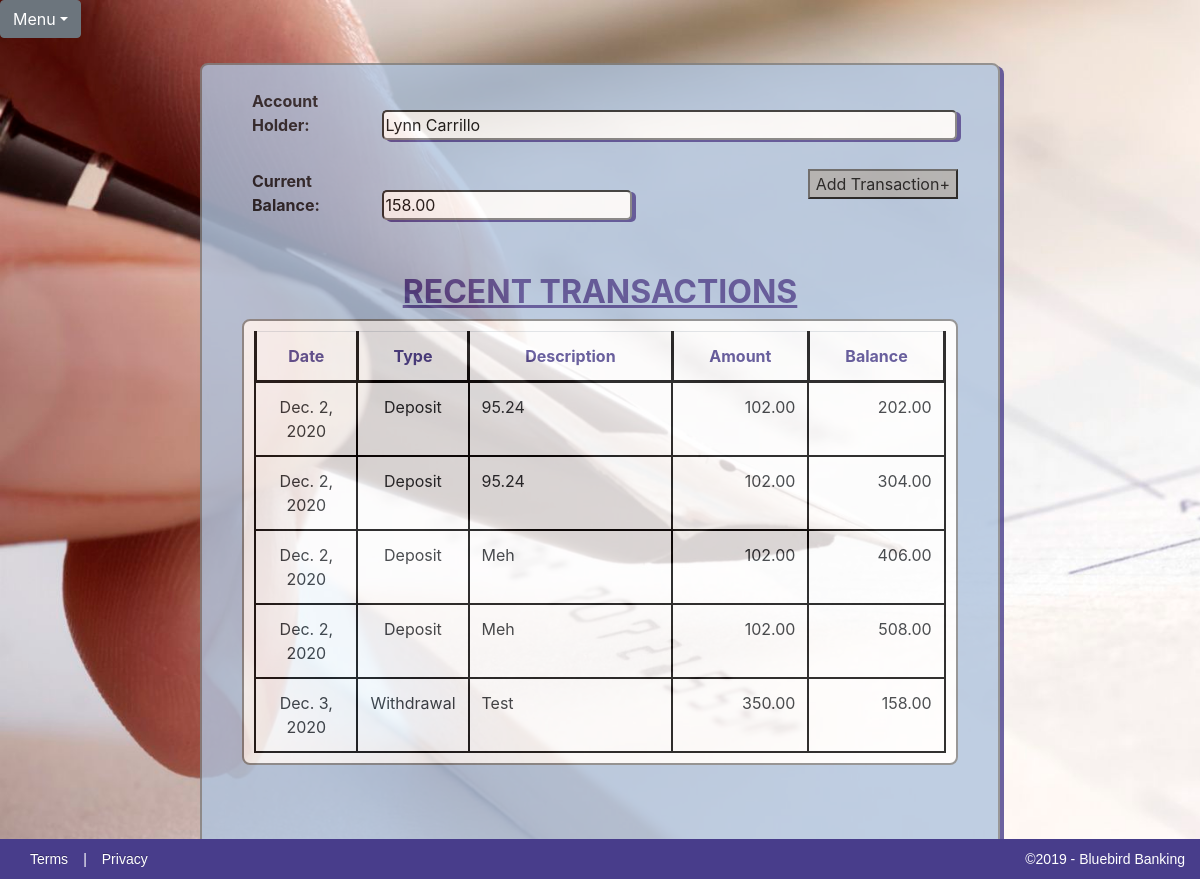
Page /1/balance/ on the committed database.
### Checkbook/models.py (models this page shows)
class Account(models.Model):
    first_name = models.CharField(max_length=50)
    last_name = models.CharField(max_length=50)
    initial_deposit = models.DecimalField(max_digits=15, decimal_places=2)
    Accounts = models.Manager()
    def __str__(self):
        return self.first_name + ' ' + self.last_name

class Transaction(models.Model):
    date = models.DateField()
    type = models.CharField(max_length=10, choices=TransactionTypes)
    amount = models.DecimalField(max_digits=15, decimal_places=2)
    description = models.CharField(max_length=100)
    account = models.ForeignKey(Account, on_delete=models.CASCADE)
    Transactions = models.Manager()

### Checkbook/views.py (the view)
# urls.py: path('<int:pk>/balance/', views.balance, name='balance'),
def balance(request, pk):
    account = get_object_or_404(Account, pk=pk)
    transactions = Transaction.Transactions.filter(account=pk)
    current_total = account.initial_deposit
    table_contents = {}
    for t in transactions:
        if t.type == 'Deposit':
            current_total += t.amount
            table_contents.update({t: current_total})
        else:
            current_total -= t.amount
            table_contents.update({t: current_total})
    content = {'account': account, 'table_contents' : table_contents, 'balance' : current_total}
    return render(request, 'Checkbook/BalanceSheet.html', content)

### Checkbook/templates/checkbook/BalanceSheet.html (shortened to what this page needs)
{% extends 'checkbook_base.html' %}
{% block content %}
			<div id="all-transactions-form">
				<form>
					<br>
					<label>Account Holder:</label>
					<input id="accountholder" type="text" name="accountHolder" value="{{ account }}" readonly>
					<br><br>
					<label>Current Balance:</label>
					<input id="balance" type="text" name="currentBalance" value="{{ balance }}" readonly>
					<button type="button"><a href="{% url 'transaction' %}">Add Transaction+</a></button>
				</form>
				<br><br>
			</div>
			<h2>RECENT TRANSACTIONS</h2>
			<table class="table table-responsive" id ="transactions-table">
				<tr id="headerRow">
					<th>Date</th>
					<th>Type</th>
					<th>Description</th>
					<th>Amount</th>
					<th>Balance</th>
				</tr>
				{% for key, total in table_contents.items %}
				<tr>
					<td class="center">{{ key.date }}</td>
					<td class="center">{{ key.type }}</td>
					<td class="left">{{ key.description }}</td>
					<td class="right">{{ key.amount }}</td>
					<td class="right">{{ total }}</td>
				</tr>
				{% endfor %}
			</table>
			<br><br>
{% endblock %}

### Checkbook/templates/checkbook_base.html (shortened to what this page needs)
{% load static %}
<!DOCTYPE html>
<html lang="en">
	<head>
		<link rel="stylesheet" href="{% static '/CSS/CheckbookApp.css' %}">
		<link rel="stylesheet" href="https://stackpath.bootstrapcdn.com/bootstrap/4.3.1/css/bootstrap.min.css">
		<link rel="stylesheet" href="https://maxcdn.bootstrapcdn.com/font-awesome/4.7.0/css/font-awesome.min.css">
	</head>
	<header>
		<div class="JavaScriptDropdown">
			<div class="btn-group">
				<button type="button" class="btn btn-secondary dropdown-toggle" data-toggle="dropdown">Menu</button>
			</div>
		</div>
	</header>
	<body id="body">
		<div class="checkbook-container">
			{% block content %}{% endblock %}
			<br><br>
		</div>
		<section id="block-footer">
			<p id="footer-right"><a href="#">Terms</a>|<a href="#">Privacy</a></p>
			<p id="footer-left">&copy;2019 - Bluebird Banking</p>
		</section>
	</body>
</html>

### Checkbook/static/CSS/CheckbookApp.css (style rules this page uses)
html, body { height: cover; width: cover; }
body { font-family: Lucida Sans Unicode; text-align: center; background-image: url('../../static/images/CheckCalligraphyPen.jpg'); -webkit-background-size: cover; -moz-background-size: cover; -o-background-size: cover; background-size: cover; overflow: scroll; background-repeat: no-repeat; }
label { width: 125px; margin-left: 50px; font-weight: bold; opacity: initial; }
input, select { width: 500px; border-radius: 5px; box-shadow: 4px 2px darkslateblue; }
th { border: 3px solid black; }
tr td { height: 25px; border: 2px solid black; word-wrap: normal; vertical-align: top; width: auto; }
#headerRow { color: darkslateblue; text-align: center; }
.center { text-align: center; width: 15%; }
.left { padding-left: 10px; width: 30%; word-wrap: normal; }
.right { padding-right: 5px; width: 20%; text-align: right; }
.JavaScriptDropdown { position: relative; margin-top: 0; }
.checkbook-container { opacity: 0.8; position: relative; width: 800px; height: auto; border-radius: 8px; border: 2px solid gray; box-shadow: 4px 3px darkslateblue; margin-left: auto; margin-right: auto; margin-top: 25px; background-color: lightsteelblue; }
.checkbook-container h2 { color: darkslateblue; font-size: 32px; font-weight: bold; text-align: center; text-decoration: underline; }
#all-transactions-form { position: relative; }
#all-transactions-form button { background-color: darkgray; position: relative; right: 40px; float: right; }
#accountholder { width: 575px; }
#balance { width: 250px; }
#transactions-table { background-color:white; width: 90%; height: auto; margin-right: auto; margin-left: auto; padding: 10px; border: 2px solid gray; border-collapse: collapse; border-radius: 8px; table-layout: auto; float: center; position: relative; }
.checkbook-container button, .new-account-button { background-color: darkgray; display: block; margin-left: auto; margin-right: auto; }
button a, button a:hover { text-decoration: none; text-align: center; color:black; }
#block-footer { clear: both; display: flex; width: 100%; -moz-box-sizing: border-box; margin: 0 auto; background-color: darkslateblue; position: fixed; bottom: 0; height: 40px; }
#block-footer a, #block-footer p { flex: 1; color: white; padding: 15px 15px; font-size: 14px; line-height: 10px; font-family:'PT Sans', Arial, Helvetica, sans-serif; }
#footer-left { width: 40%; text-align: right; }
#block-footer { float:left; clear:both; width:100%; }
#block-footer a { color: white; text-shadow: 0 -1px 0 rgba(0, 0, 0, 0.25); text-decoration: none; outline: medium none; }

### rows in the picture
Account: accountHolder "Lynn Carrillo"
Transaction: date "Dec. 2, 2020", type "Deposit", description "95.24", amount "102.00", total "202.00"
Transaction: date "Dec. 2, 2020", type "Deposit", description "95.24", amount "102.00", total "304.00"
Transaction: date "Dec. 2, 2020", type "Deposit", description "Meh", amount "102.00", total "406.00"
Transaction: date "Dec. 2, 2020", type "Deposit", description "Meh", amount "102.00", total "508.00"
Transaction: date "Dec. 3, 2020", type "Withdrawal", description "Test", amount "350.00", total "158.00"
